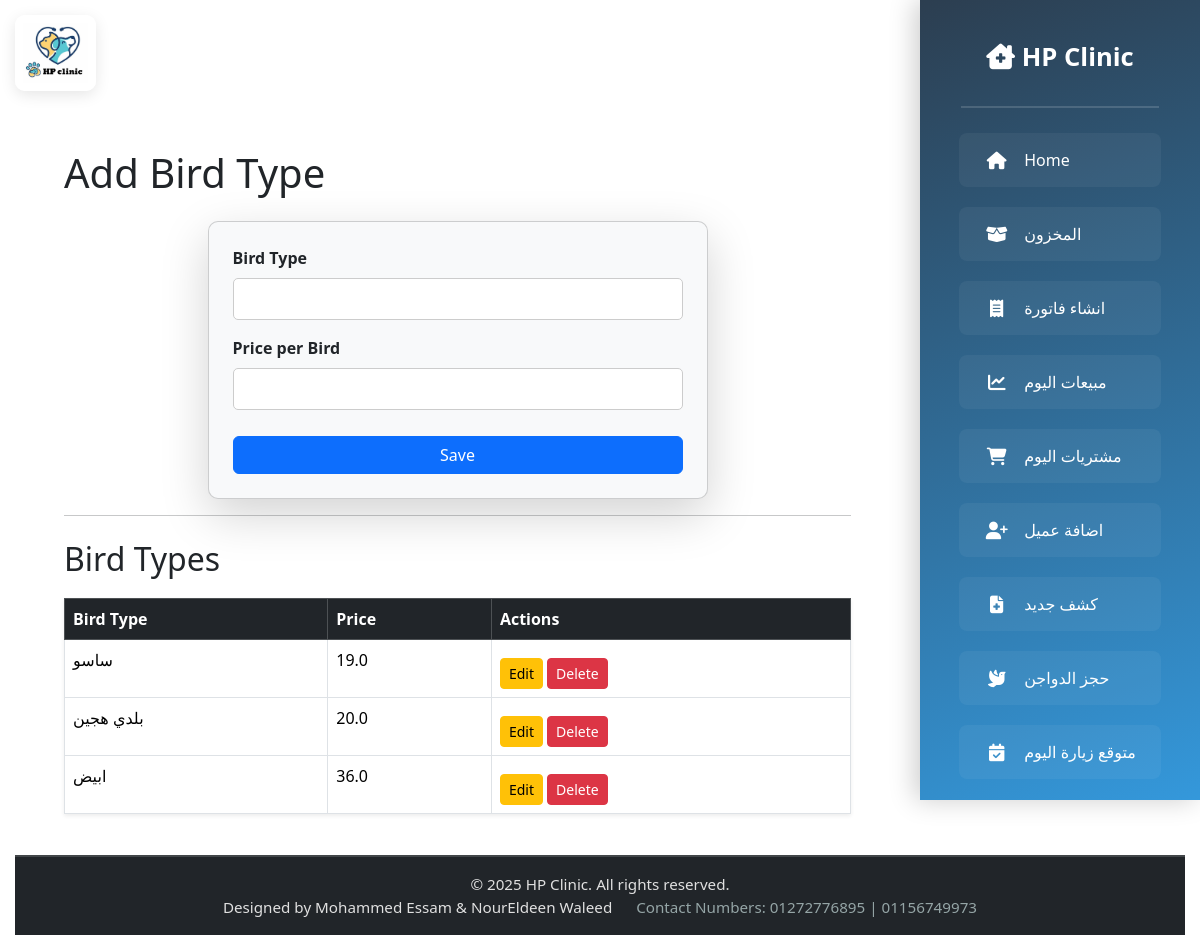
The app's page /add_bird_type/ with its own data.
### birds/models.py (models this page shows, shortened)
class Birddailyprice(models.Model):
    bird_type = models.CharField(max_length=50, unique=True)
    bird_price = models.FloatField()

### vetlogin/views.py (the view)
# urls.py: path('add_bird_type/', views.add_bird_type, name='add_bird_type'),
def add_bird_type(request):
    if request.method == 'POST':
        form = BirddailypriceForm(request.POST)
        if form.is_valid():
            form.save()
            return redirect('add_bird_type')  # Redirect to refresh the page
    else:
        form = BirddailypriceForm()
    bird_types = Birddailyprice.objects.all()  # Fetch all bird types
    return render(request, 'birdspage/add_bird_type.html', {'form': form, 'bird_types': bird_types})

### birds/forms.py
class BirddailypriceForm(forms.ModelForm):
    class Meta:
        model = Birddailyprice
        fields = ['bird_type', 'bird_price']

### templates/birdspage/add_bird_type.html (shortened to what this page needs)
{% extends 'base.html' %}
{% block content %}
<div class="container mt-4">
    <h1 class="mb-4">Add Bird Type</h1>
    <form method="POST" class="card p-4 shadow-lg bg-light">
        <div class="mb-3">
            <label class="form-label">Bird Type</label>
            {{ form.bird_type }}
        </div>
        <div class="mb-3">
            <label class="form-label">Price per Bird</label>
            {{ form.bird_price }}
        </div>
        <button type="submit" class="btn btn-primary w-100">Save</button>
    </form>
    <hr>
    <h2 class="mt-4">Bird Types</h2>
    <table class="table table-bordered table-hover shadow-sm">
        <thead class="table-dark">
            <tr>
                <th>Bird Type</th>
                <th>Price</th>
                <th>Actions</th>
            </tr>
        </thead>
        <tbody>
            {% for bird_type in bird_types %}
                <tr>
                    <td>{{ bird_type.bird_type }}</td>
                    <td>{{ bird_type.bird_price }}</td>
                    <td>
                        <a href="{% url 'edit_bird_type' bird_type.pk %}" class="btn btn-warning btn-sm">Edit</a>
                        <a href="{% url 'delete_bird_type' bird_type.pk %}" class="btn btn-danger btn-sm">Delete</a>
                    </td>
                </tr>
            {% endfor %}
        </tbody>
    </table>
</div>
{% endblock %}

### templates/base.html (style rules this page uses)
html, body { height: 100%; overflow-x: hidden; font-family: 'Segoe UI', Tahoma, Geneva, Verdana, sans-serif; }

### templates/birdspage/add_bird_type.html (style rules this page uses)
input, select { width: 100%; padding: 8px; border: 1px solid #ccc; border-radius: 5px; font-size: 16px; }
label { font-weight: bold; }
.card { max-width: 500px; margin: auto; border-radius: 10px; }
.btn { margin-top: 10px; }
table { margin-top: 20px; }

### records on screen
Birddailyprice: bird_type "ساسو", bird_price "19.0"
Birddailyprice: bird_type "بلدي هجين", bird_price "20.0"
Birddailyprice: bird_type "ابيض", bird_price "36.0"
